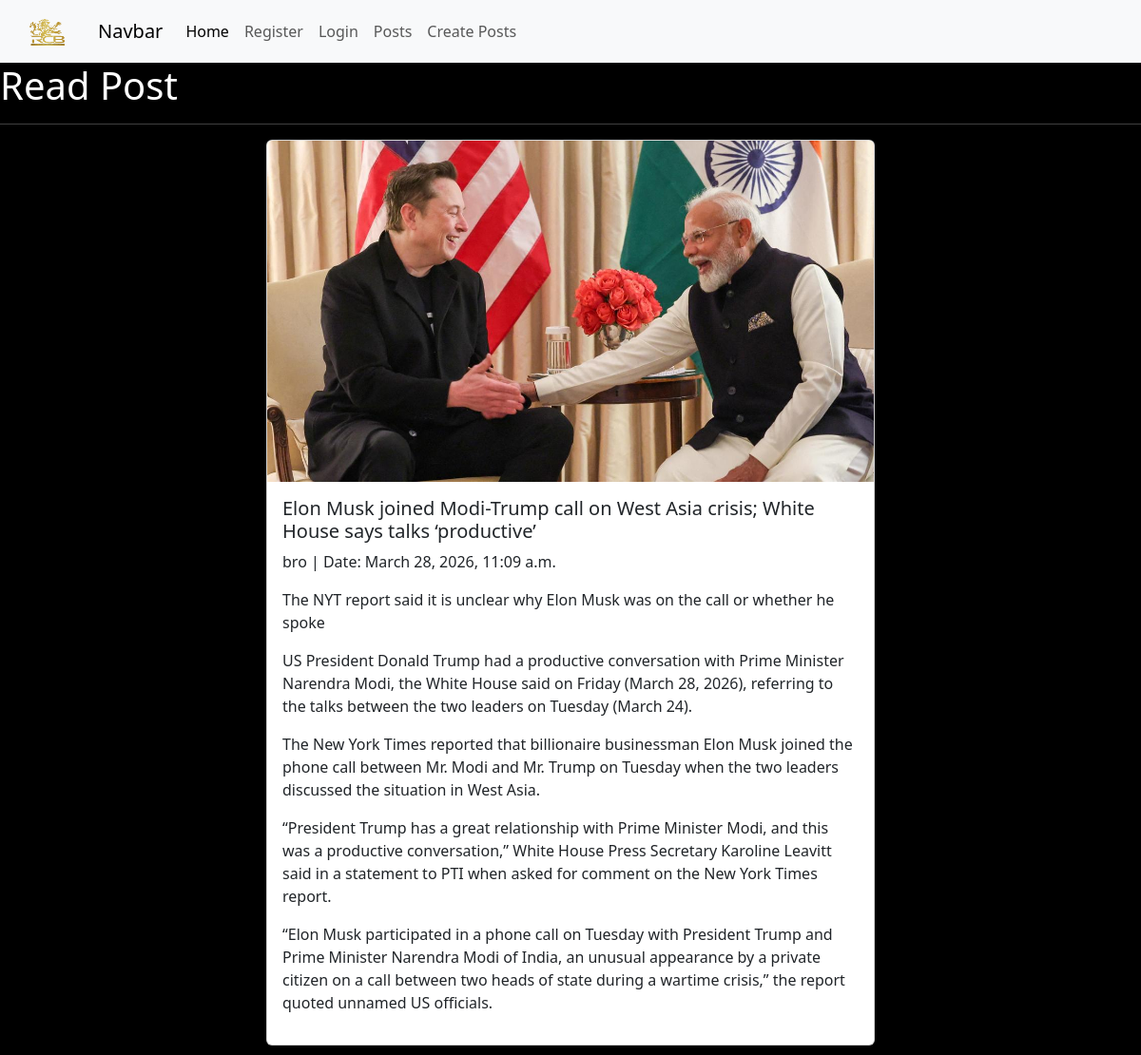
The app's page /read-post/6/ with its own data.
### my_app/models.py (models this page shows)
class post(models.Model):
    author=models.ForeignKey(User, on_delete=models.CASCADE)
    title=models.CharField(max_length=200)
    subtitle=models.CharField(max_length=400)
    content=models.TextField()
    created_at=models.DateTimeField(auto_now_add=True)
    updated_at=models.DateTimeField(auto_now_add=True)
    image=models.ImageField(upload_to='images/') #pip install pillow

### my_app/views.py (the view)
# urls.py: path('read-post/<int:id>/',views.read_post,name='read-post'),
def read_post(request,id):
    Post=post.objects.get(pk=id)                               #pk=primary key
    return render(request,'read-post.html',{'post':Post})

### my_app/templates/read-post.html (shortened to what this page needs)
{% extends 'base.html' %}
{% block content %}
<h1>Read Post</h1>
<hr>
<div class="card" style="width: 40rem; margin: 10px auto">
  <img src="{{ post.image.url }}" class="card-img-top" alt="image">
  <div class="card-body">
    <h5 class="card-title">{{ post.title }}</h5>
    <p class="card-text">{{  post.author }} | Date: {{ post.updated_at }}</p>
    <p class="card-text">{{  post.subtitle }}</p>
    <p class="card-text">{{ post.content | linebreaks }}</p>
  </div>
</div>
{% endblock content %}

### my_app/static/css/styles.css (style rules this page uses)
body { background-color: black; color: white; }

### records on screen
post: image (picture), title "Elon Musk joined Modi-Trump call on West Asia crisis; White House says talks ‘productive’", author "bro", updated_at "March 28, 2026, 11:09 a.m.", subtitle "The NYT report said it is unclear why Elon Musk was on the call or whether he spoke", content "US President Donald Trump had a productive conversation with Prime Minister Narendra Modi, the White House said on Friday (March 28, 2026), referring to the talks between the two leaders on Tuesday (March 24). The New York Times reported that billionaire businessman Elon Musk joined the phone call between Mr. Modi and Mr. Trump on Tuesday when the two leaders discussed the situation in West Asia. “President Trump has a great relationship with Prime Minister Modi, and this was a productive conversation,” White House Press Secretary Karoline Leavitt said in a statement to PTI when asked for comment on the New York Times report. “Elon Musk participated in a phone call on Tuesday with President…"
